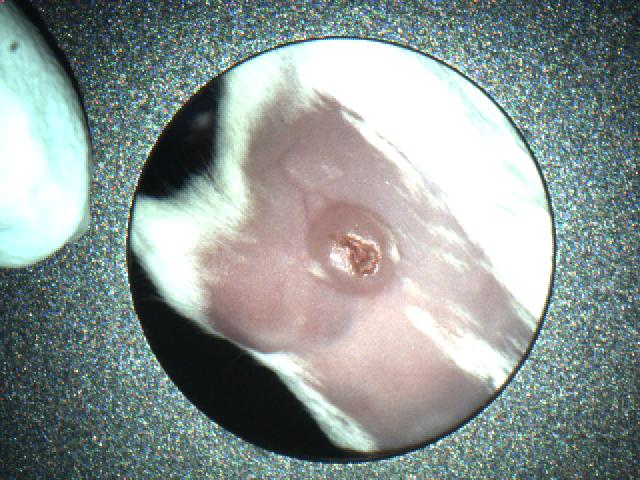
#> input picture data/MC_data/013023 4T1 EpP + aPD1-Control-1-1-213-3_texture.jpg, 640 x 480 px
$ python -i get_bounding_box.py   (imports and definitions only)
#> lines starting #> are read from the running program, lines starting #| are printed output that depends on the picture; after the words box and inside, x2 and y2 are one past the last pixel; in counts of white or black regions, pixels touching at a corner belong together
import cv2, numpy as np

def get_bounding_box(image_mask):

    if np.all(image_mask == 0):
        # If all zeros, create a random bounding box
        H, W = image_mask.shape
        x_min = np.random.randint(0, W)
        x_max = np.random.randint(x_min + 1, W + 1)  # Ensure x_max > x_min
        y_min = np.random.randint(0, H)
        y_max = np.random.randint(y_min + 1, H + 1)  # Ensure y_max > y_min

        bbox = [x_min, y_min, x_max, y_max]
    else:
        if len(image_mask.shape) == 2 or image_mask.shape[2] == 1:
            gray = image_mask
        else:
            gray = cv2.cvtColor(image_mask, cv2.COLOR_BGR2GRAY)

        _, thresh = cv2.threshold(gray, 0, 255, cv2.THRESH_BINARY + cv2.THRESH_OTSU)
        contours, _ = cv2.findContours(thresh, cv2.RETR_TREE, cv2.CHAIN_APPROX_SIMPLE)
        if not contours:
            return (0, 0, 0, 0)

        largest_contour = max(contours, key=cv2.contourArea)
        x, y, w, h = cv2.boundingRect(largest_contour)

        bbox = [x, y, x+w, y+h]

    return bbox

def get_bounding_box_circumscribed(image_mask, x, y, radius):

    top_left = (x - radius, y - radius)
    bottom_right = (x + radius, y + radius)
    w = 2 * radius
    h = 2 * radius

    bbox = [x, y, x+w, y+h]

    return bbox


>>> import cv2
>>> picture = cv2.imread('../data/MC_data/013023 4T1 EpP + aPD1-Control-1-1-213-3_texture.jpg', cv2.IMREAD_GRAYSCALE)
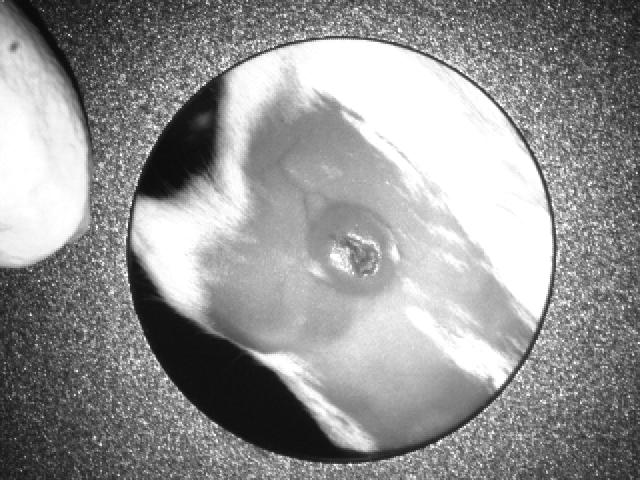
#> picture: shape (480, 640); min 1, max 255, mean 147.2
>>> result = get_bounding_box(picture)
#> in get_bounding_box, `_, thresh = cv2.threshold(gray, 0, 255, cv2.THRESH_BINARY + cv2.THRESH..`:
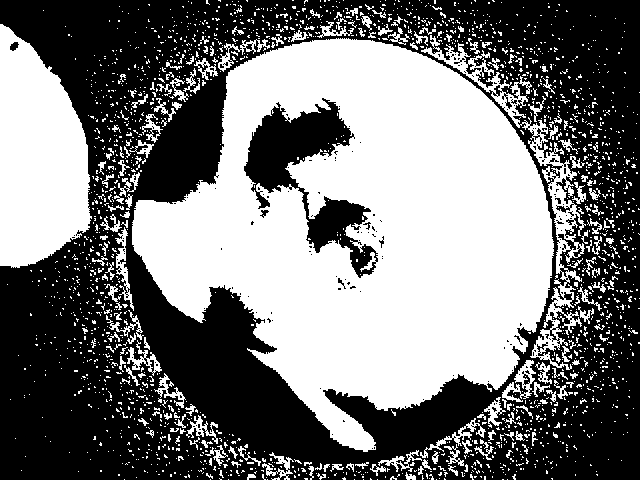
#> thresh: shape (480, 640); 46.6% white; 2170 white regions (1989 under 20 px)
#> in get_bounding_box, `contours, _ = cv2.findContours(thresh, cv2.RETR_TREE, cv2.CHAIN_APPROX..`: contours = 2644 contours, 2519 with area under 20; largest, box (x1, y1, x2, y2) and area: (132, 38, 554, 452) 109343, (0, 24, 92, 268) 16206, (243, 97, 379, 279) 8746, (421, 35, 586, 370) 4941, (502, 360, 536, 402) 458
#> in get_bounding_box, `largest_contour = max(contours, key=cv2.contourArea)`: largest_contour = contour of 1093 points, box (x1, y1, x2, y2) (132, 38, 554, 452), area 109343
#> in get_bounding_box, `x, y, w, h = cv2.boundingRect(largest_contour)`: x = 132; y = 38; w = 422; h = 414
#> in get_bounding_box, `bbox = [x, y, x+w, y+h]`: bbox = [132, 38, 554, 452]
#> result = [132, 38, 554, 452]

$ run again, on data/MC_data/013023 4T1 EpP + aPD1-Control-1-2-212-2_texture.jpg
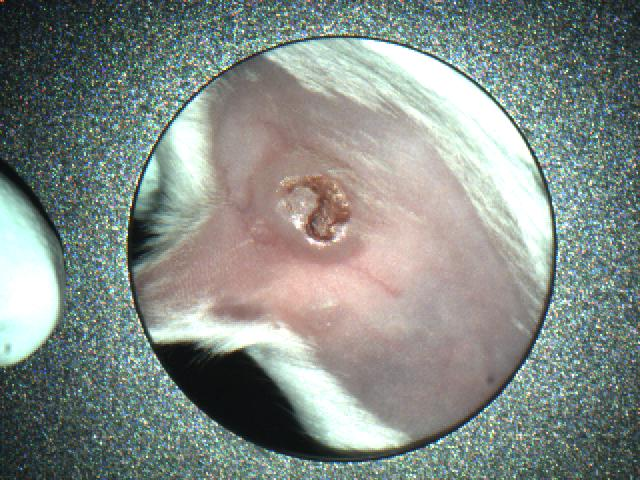
#> input picture data/MC_data/013023 4T1 EpP + aPD1-Control-1-2-212-2_texture.jpg, 640 x 480 px
#> `picture = cv2.imread('../data/MC_data/013023 4T1 EpP + aPD1-Control-1-..`:
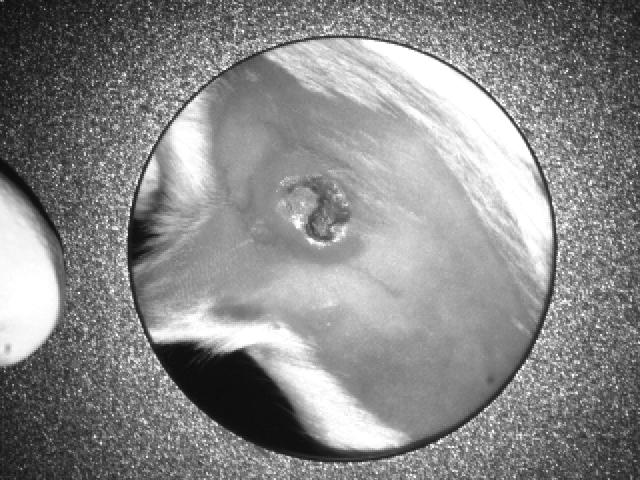
#> picture: shape (480, 640); min 0, max 255, mean 136.3
#> in get_bounding_box, `_, thresh = cv2.threshold(gray, 0, 255, cv2.THRESH_BINARY + cv2.THRESH..`:
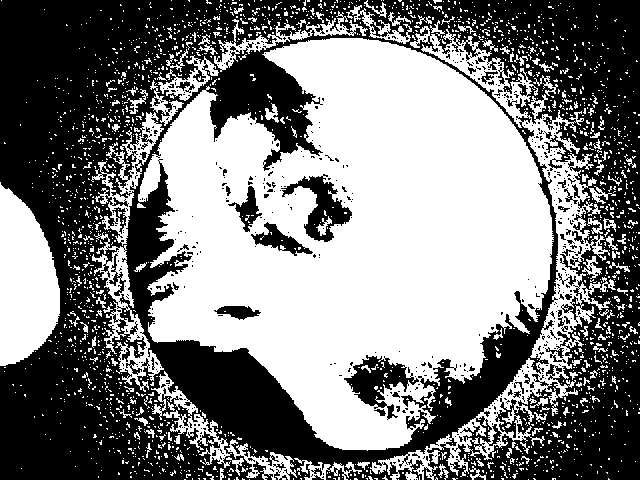
#> thresh: shape (480, 640); 49.8% white; 2114 white regions (1975 under 20 px)
#> contours = 3206 contours, 3018 with area under 20; largest, box (x1, y1, x2, y2) and area: (138, 38, 554, 451) 111631, (370, 26, 616, 480) 16042, (0, 182, 60, 366) 7756, (92, 232, 164, 392) 2975, (91, 112, 164, 246) 2102
#> largest_contour = contour of 1704 points, box (x1, y1, x2, y2) (138, 38, 554, 451), area 111631
#> x = 138; y = 38; w = 416; h = 413
#> bbox = [138, 38, 554, 451]

$ run again, on data/MC_data/013023 4T1 EpP + aPD1-Control-1-3-212-1_texture.jpg
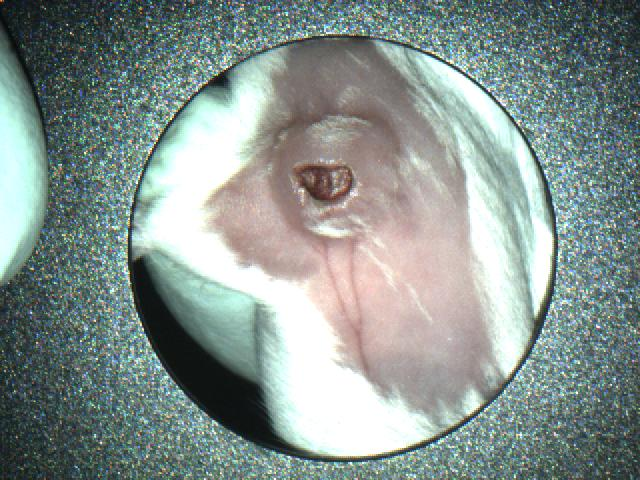
#> input picture data/MC_data/013023 4T1 EpP + aPD1-Control-1-3-212-1_texture.jpg, 640 x 480 px
#> `picture = cv2.imread('../data/MC_data/013023 4T1 EpP + aPD1-Control-1-..`:
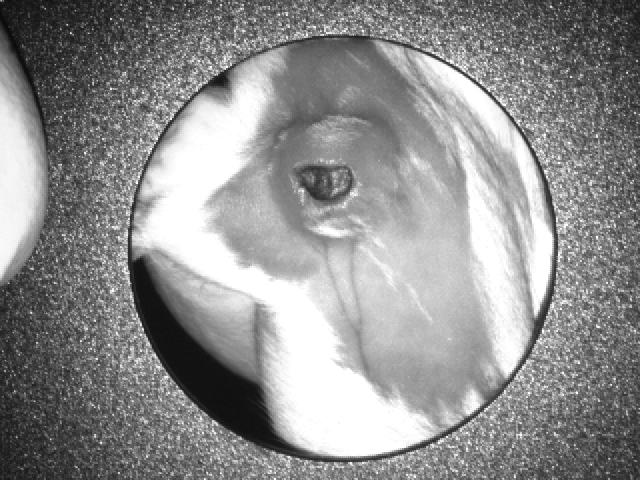
#> picture: shape (480, 640); min 4, max 255, mean 142.6
#> in get_bounding_box, `_, thresh = cv2.threshold(gray, 0, 255, cv2.THRESH_BINARY + cv2.THRESH..`:
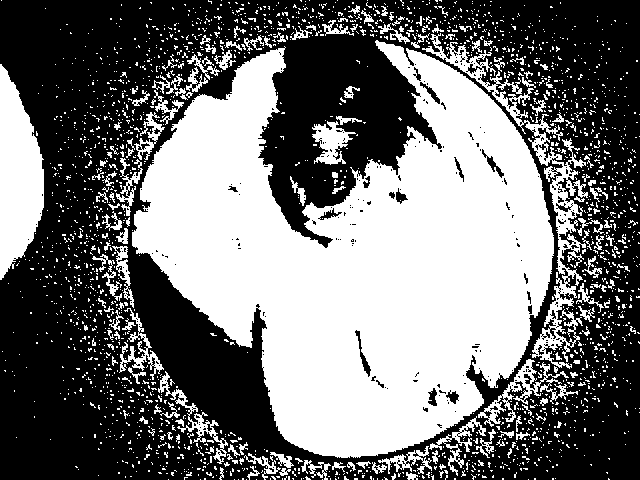
#> thresh: shape (480, 640); 44.6% white; 2292 white regions (2136 under 20 px)
#> contours = 2887 contours, 2761 with area under 20; largest, box (x1, y1, x2, y2) and area: (132, 40, 554, 458) 102642, (0, 64, 44, 280) 6179, (422, 33, 588, 369) 4810, (478, 359, 578, 427) 1100, (312, 121, 356, 165) 870
#> largest_contour = contour of 1471 points, box (x1, y1, x2, y2) (132, 40, 554, 458), area 102642
#> x = 132; y = 40; w = 422; h = 418
#> bbox = [132, 40, 554, 458]

$ run again, on data/MC_data/013023 4T1 EpP + aPD1-Control-1-3-213-3_texture.jpg
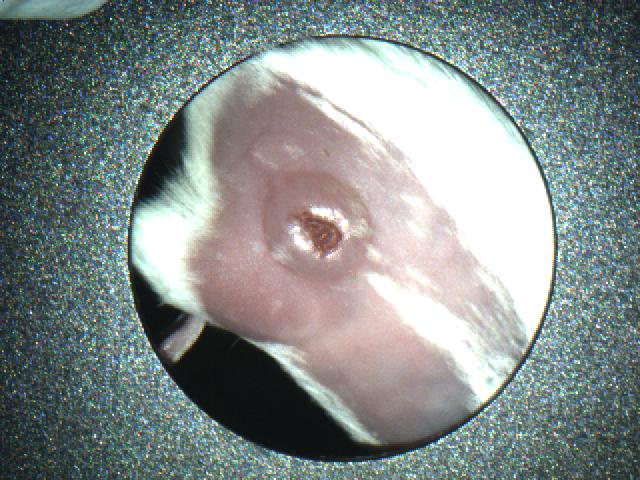
#> input picture data/MC_data/013023 4T1 EpP + aPD1-Control-1-3-213-3_texture.jpg, 640 x 480 px
#> `picture = cv2.imread('../data/MC_data/013023 4T1 EpP + aPD1-Control-1-..`:
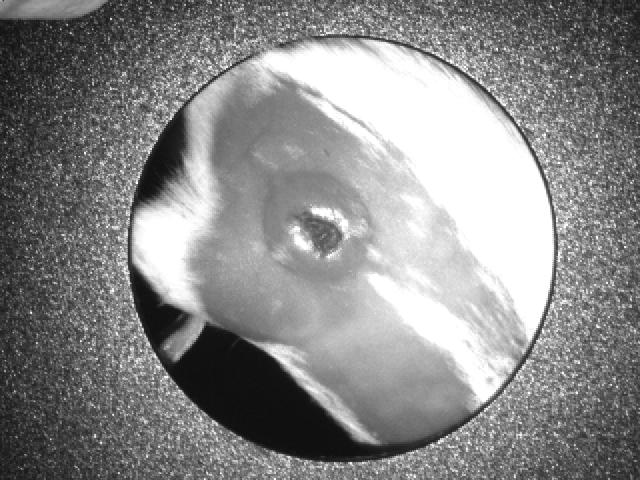
#> picture: shape (480, 640); min 3, max 255, mean 136.3
#> in get_bounding_box, `_, thresh = cv2.threshold(gray, 0, 255, cv2.THRESH_BINARY + cv2.THRESH..`:
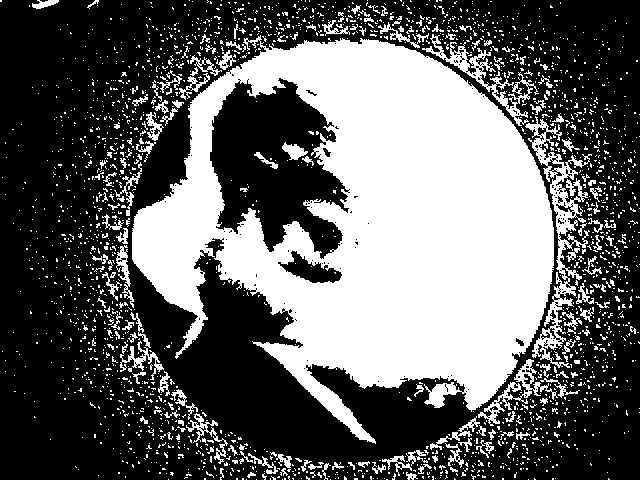
#> thresh: shape (480, 640); 38% white; 2315 white regions (2149 under 20 px)
#> contours = 2719 contours, 2615 with area under 20; largest, box (x1, y1, x2, y2) and area: (132, 35, 554, 444) 107819, (209, 77, 350, 260) 16044, (525, 116, 592, 368) 3206, (422, 34, 539, 126) 1189, (277, 250, 343, 284) 1010
#> largest_contour = contour of 1520 points, box (x1, y1, x2, y2) (132, 35, 554, 444), area 107819
#> x = 132; y = 35; w = 422; h = 409
#> bbox = [132, 35, 554, 444]
